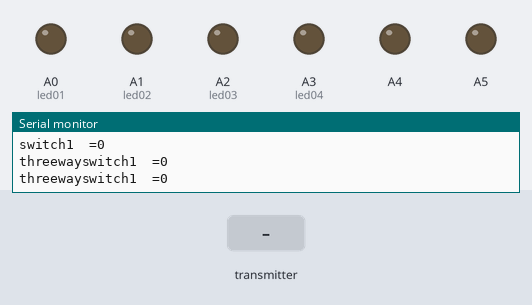
A sketch run on a simulated Arduino Uno, built with avr-gcc and run on an emulated ATmega328P. On the bench: output pins drawn as LEDs (lit = HIGH), the last lines printed to the serial monitor. Inputs (shaded band) come from the test bench. No radio packets arrive unless stated.

Above: at 1.9 s.
2.0 s: the transmitter starts sending joystickLeft_x = 256
At 3.3 s:
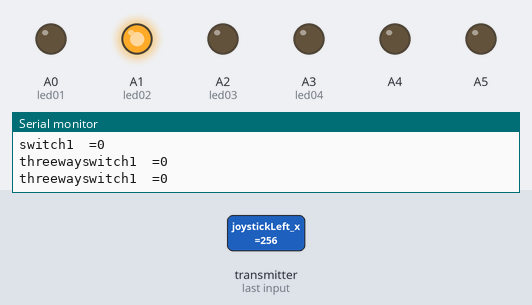
3.8 s: the transmitter starts sending joystickLeft_y = 256
At 5.3 s:
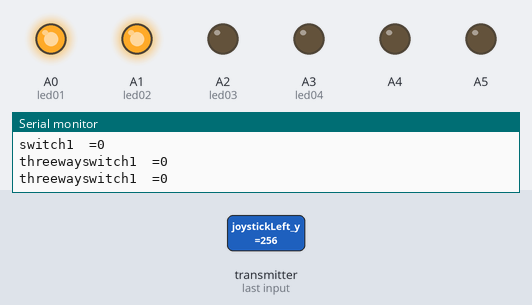
6.2 s: the transmitter starts sending joystickRight_x = 256
At 8.3 s:
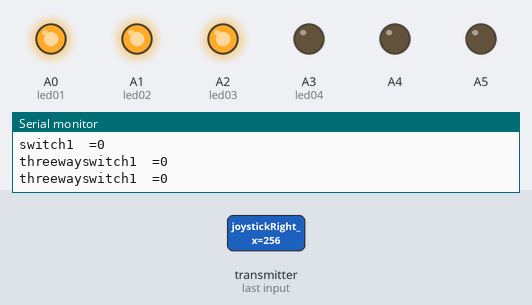
8.6 s: the transmitter starts sending joystickRight_y = 256
At 10.7 s:
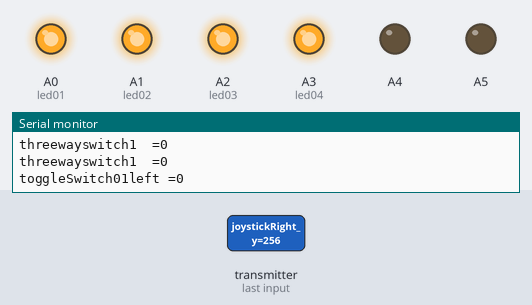
11.0 s: the transmitter starts sending joystickLeft_x = 0
At 13.0 s:
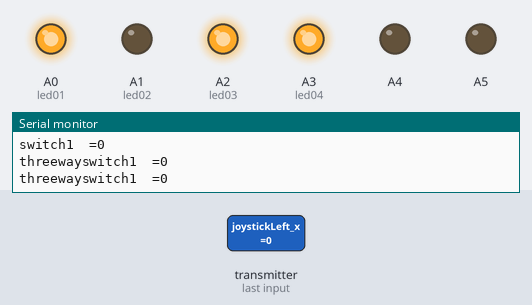
13.3 s: the transmitter starts sending joystickLeft_y = 0
At 15.5 s:
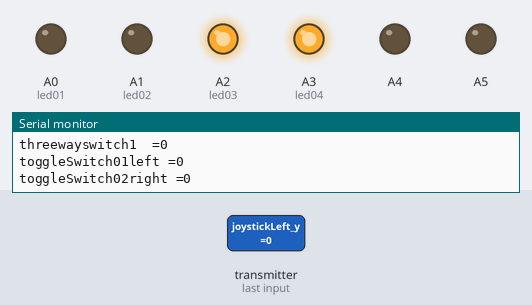
Timing chart, 0 to 16.7 s (numbered marks = the images above; inputs shaded):
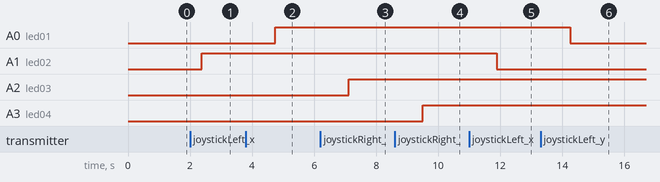

Measured:
- after the input at 2.0 s, A1 (led02): LOW → HIGH after 0.38 s
- after the input at 3.8 s, A0 (led01): LOW → HIGH after 0.95 s
- after the input at 6.2 s, A2 (led03): LOW → HIGH after 0.92 s
- after the input at 8.6 s, A3 (led04): LOW → HIGH after 0.90 s
- after the input at 11.0 s, A1 (led02): HIGH → LOW after 0.89 s
- after the input at 13.3 s, A0 (led01): HIGH → LOW after 0.97 s

The sketch:

10channelrx.ino
```cpp
/*
 * This is a 6 channel nrf24l01 transmitter and receiver code.
 * There are 6 outputs in the receiver end, of which 2 outputs are for led(on/off) and the remaining 4 outputs are for 4 leds with brigtness control.
 *
 * To know more refer the below links:
 *  https://youtu.be/Pd7rus79j_4
 *  https://dhirajkushwaha.com/elekkrypt
 *
 */
#include <SPI.h>
#include <RF24.h>
#include <nRF24L01.h>

// declaring where the leds are connected in Arduino
int led01 = A0;
int led02 = A1;

int led03 = A2;
int led04 = A3;
int led05 = A4;
int led06 = A5;

RF24 radio(7,8);
const byte address[6] = "00001";

void setup() {
  radio.begin();
  radio.openReadingPipe(0,address);
  radio.setPALevel(RF24_PA_LOW);
  radio.startListening();

  pinMode(A0, OUTPUT);
  pinMode(A1, OUTPUT);
  pinMode(A2, OUTPUT);
  pinMode(A3, OUTPUT);
  pinMode(A4, OUTPUT);
  pinMode(A5, OUTPUT);
  Serial.begin(9600);
}

struct datapack{
    int toggleSwitch01left ;
  int toggleSwitch02right ;

  int joystickLeft_x ;
  int joystickLeft_y ;

  int joystickRight_x ;
  int joystickRight_y ;

  int potentiometer1_right;
  int potentiometer2_left;

  int  switch1;

  int switchthree1;
  int switchthree2;
};
datapack data;

void loop() {
  while(radio.available()){
    radio.read(&data, sizeof(data));


    analogWrite(led02, data.joystickLeft_x);
    analogWrite(led01, data.joystickLeft_y);

    analogWrite(led03, data.joystickRight_x);
    analogWrite(led04, data.joystickRight_y);

     analogWrite(led03, data.joystickRight_x);
    analogWrite(led04, data.joystickRight_y);

  }
  Serial.print("toggleSwitch01left =");
  Serial.println(data.toggleSwitch01left);

    Serial.print("toggleSwitch02right =");
  Serial.println(data.toggleSwitch02right);

    Serial.print("joystickLeft_x  =");
  Serial.println(data.joystickLeft_x );

   Serial.print("joystickLeft_y  =");
  Serial.println(data.joystickLeft_y );

    Serial.print("joystickRight_x  =");
  Serial.println(data.joystickRight_x );

   Serial.print("joystickRight_y  =");
  Serial.println(data.joystickRight_y );

  Serial.print("potentiometer1_right  =");
  Serial.println(data.potentiometer1_right );

    Serial.print("potentiometer1_left  =");
  Serial.println(data.potentiometer2_left);

  Serial.print("switch1  =");
  Serial.println(data.switch1 );

    Serial.print("threewayswitch1  =");
  Serial.println(data.switchthree1 );
    Serial.print("threewayswitch1  =");
  Serial.println(data.switchthree2 );
  delay(1000);
}
```
